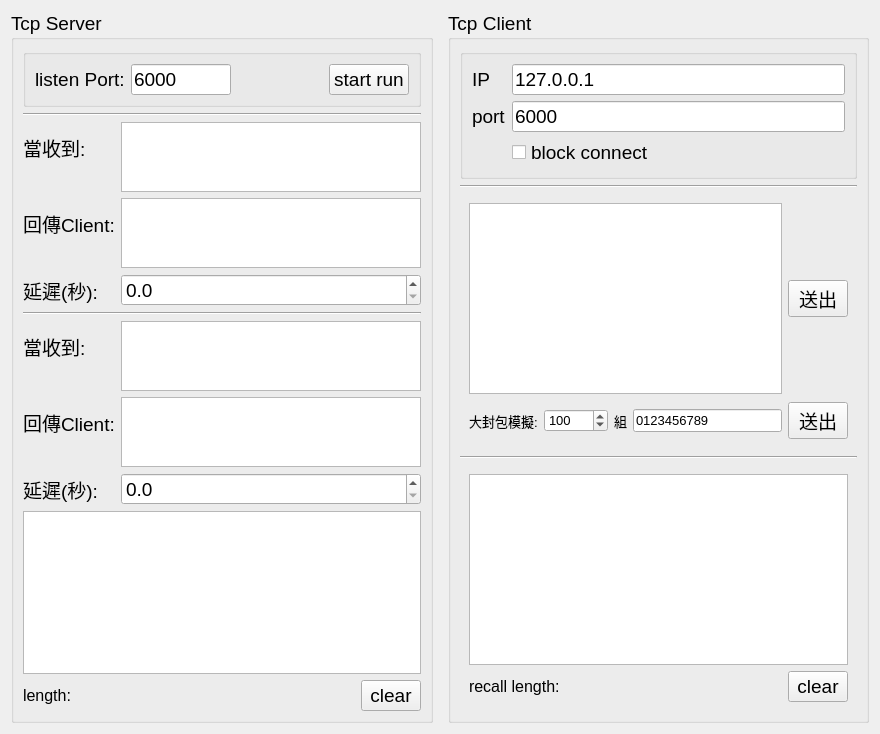
<?xml version="1.0" encoding="UTF-8"?>
<ui version="4.0">
 <class>TestTcp</class>
 <widget class="QWidget" name="TestTcp">
  <property name="geometry">
   <rect>
    <x>0</x>
    <y>0</y>
    <width>880</width>
    <height>719</height>
   </rect>
  </property>
  <property name="font">
   <font>
    <pointsize>14</pointsize>
   </font>
  </property>
  <property name="windowTitle">
   <string>Form</string>
  </property>
  <layout class="QGridLayout" name="gridLayout" columnstretch="1,1">
   <property name="horizontalSpacing">
    <number>15</number>
   </property>
   <item row="0" column="0">
    <widget class="QGroupBox" name="groupBox">
     <property name="title">
      <string>Tcp Server</string>
     </property>
     <layout class="QVBoxLayout" name="verticalLayout">
      <item>
       <widget class="QGroupBox" name="groupBox">
        <property name="sizePolicy">
         <sizepolicy hsizetype="Preferred" vsizetype="Fixed">
          <horstretch>0</horstretch>
          <verstretch>0</verstretch>
         </sizepolicy>
        </property>
        <layout class="QGridLayout" name="gridLayout_3">
         <item row="0" column="1">
          <widget class="QLineEdit" name="txPort">
           <property name="sizePolicy">
            <sizepolicy hsizetype="Fixed" vsizetype="Fixed">
             <horstretch>0</horstretch>
             <verstretch>0</verstretch>
            </sizepolicy>
           </property>
           <property name="minimumSize">
            <size>
             <width>100</width>
             <height>0</height>
            </size>
           </property>
           <property name="maximumSize">
            <size>
             <width>100</width>
             <height>16777215</height>
            </size>
           </property>
           <property name="text">
            <string>6000</string>
           </property>
          </widget>
         </item>
         <item row="0" column="3">
          <widget class="QPushButton" name="btnRunServer">
           <property name="text">
            <string>start run</string>
           </property>
           <property name="checkable">
            <bool>true</bool>
           </property>
          </widget>
         </item>
         <item row="0" column="0">
          <widget class="QLabel" name="label">
           <property name="text">
            <string>listen Port:</string>
           </property>
          </widget>
         </item>
         <item row="0" column="2">
          <spacer name="horizontalSpacer">
           <property name="orientation">
            <enum>Qt::Horizontal</enum>
           </property>
           <property name="sizeHint" stdset="0">
            <size>
             <width>40</width>
             <height>20</height>
            </size>
           </property>
          </spacer>
         </item>
        </layout>
       </widget>
      </item>
      <item>
       <widget class="Line" name="line_2">
        <property name="orientation">
         <enum>Qt::Horizontal</enum>
        </property>
       </widget>
      </item>
      <item>
       <widget class="QWidget" name="widget_3" native="true">
        <layout class="QFormLayout" name="formLayout">
         <property name="horizontalSpacing">
          <number>6</number>
         </property>
         <property name="verticalSpacing">
          <number>6</number>
         </property>
         <property name="leftMargin">
          <number>0</number>
         </property>
         <property name="topMargin">
          <number>0</number>
         </property>
         <property name="rightMargin">
          <number>0</number>
         </property>
         <property name="bottomMargin">
          <number>0</number>
         </property>
         <item row="0" column="0">
          <widget class="QLabel" name="label_2">
           <property name="text">
            <string>當收到:</string>
           </property>
          </widget>
         </item>
         <item row="0" column="1">
          <widget class="QTextEdit" name="txSetQuery">
           <property name="font">
            <font>
             <family>Arial</family>
             <pointsize>9</pointsize>
            </font>
           </property>
          </widget>
         </item>
         <item row="1" column="0">
          <widget class="QLabel" name="label_3">
           <property name="text">
            <string>回傳Client:</string>
           </property>
          </widget>
         </item>
         <item row="1" column="1">
          <widget class="QTextEdit" name="txSetReply">
           <property name="font">
            <font>
             <family>Arial</family>
             <pointsize>9</pointsize>
            </font>
           </property>
          </widget>
         </item>
         <item row="2" column="0">
          <widget class="QLabel" name="label_4">
           <property name="text">
            <string>延遲(秒):</string>
           </property>
          </widget>
         </item>
         <item row="2" column="1">
          <widget class="QDoubleSpinBox" name="sbSetDelay">
           <property name="decimals">
            <number>1</number>
           </property>
           <property name="maximum">
            <double>1000.000000000000000</double>
           </property>
          </widget>
         </item>
        </layout>
       </widget>
      </item>
      <item>
       <widget class="Line" name="line">
        <property name="orientation">
         <enum>Qt::Horizontal</enum>
        </property>
       </widget>
      </item>
      <item>
       <widget class="QWidget" name="widget_4" native="true">
        <layout class="QFormLayout" name="formLayout_2">
         <property name="horizontalSpacing">
          <number>6</number>
         </property>
         <property name="verticalSpacing">
          <number>6</number>
         </property>
         <property name="leftMargin">
          <number>0</number>
         </property>
         <property name="topMargin">
          <number>0</number>
         </property>
         <property name="rightMargin">
          <number>0</number>
         </property>
         <property name="bottomMargin">
          <number>0</number>
         </property>
         <item row="0" column="0">
          <widget class="QLabel" name="label_5">
           <property name="text">
            <string>當收到:</string>
           </property>
          </widget>
         </item>
         <item row="0" column="1">
          <widget class="QTextEdit" name="txSetQuery_2">
           <property name="font">
            <font>
             <family>Arial</family>
             <pointsize>9</pointsize>
            </font>
           </property>
          </widget>
         </item>
         <item row="1" column="0">
          <widget class="QLabel" name="label_6">
           <property name="text">
            <string>回傳Client:</string>
           </property>
          </widget>
         </item>
         <item row="1" column="1">
          <widget class="QTextEdit" name="txSetReply_2">
           <property name="font">
            <font>
             <family>Arial</family>
             <pointsize>9</pointsize>
            </font>
           </property>
          </widget>
         </item>
         <item row="2" column="0">
          <widget class="QLabel" name="label_7">
           <property name="text">
            <string>延遲(秒):</string>
           </property>
          </widget>
         </item>
         <item row="2" column="1">
          <widget class="QDoubleSpinBox" name="sbSetDelay_2">
           <property name="decimals">
            <number>1</number>
           </property>
           <property name="maximum">
            <double>1000.000000000000000</double>
           </property>
          </widget>
         </item>
        </layout>
       </widget>
      </item>
      <item>
       <widget class="QWidget" name="widget_2" native="true">
        <property name="minimumSize">
         <size>
          <width>0</width>
          <height>200</height>
         </size>
        </property>
        <layout class="QGridLayout" name="gridLayout_4">
         <property name="leftMargin">
          <number>0</number>
         </property>
         <property name="topMargin">
          <number>0</number>
         </property>
         <property name="rightMargin">
          <number>0</number>
         </property>
         <property name="bottomMargin">
          <number>0</number>
         </property>
         <property name="spacing">
          <number>6</number>
         </property>
         <item row="1" column="2">
          <widget class="QPushButton" name="btnClear">
           <property name="maximumSize">
            <size>
             <width>60</width>
             <height>16777215</height>
            </size>
           </property>
           <property name="text">
            <string>clear</string>
           </property>
          </widget>
         </item>
         <item row="0" column="0" colspan="3">
          <widget class="QTextEdit" name="txServerLog">
           <property name="font">
            <font>
             <family>Arial</family>
             <pointsize>9</pointsize>
            </font>
           </property>
           <property name="readOnly">
            <bool>true</bool>
           </property>
          </widget>
         </item>
         <item row="1" column="0">
          <widget class="QLabel" name="label_13">
           <property name="sizePolicy">
            <sizepolicy hsizetype="Fixed" vsizetype="Preferred">
             <horstretch>0</horstretch>
             <verstretch>0</verstretch>
            </sizepolicy>
           </property>
           <property name="font">
            <font>
             <pointsize>12</pointsize>
            </font>
           </property>
           <property name="text">
            <string>length:</string>
           </property>
          </widget>
         </item>
         <item row="1" column="1">
          <widget class="QLabel" name="lbServerLen">
           <property name="font">
            <font>
             <pointsize>12</pointsize>
            </font>
           </property>
           <property name="text">
            <string/>
           </property>
          </widget>
         </item>
        </layout>
       </widget>
      </item>
     </layout>
    </widget>
   </item>
   <item row="0" column="1">
    <widget class="QGroupBox" name="groupBox_2">
     <property name="title">
      <string>Tcp Client</string>
     </property>
     <layout class="QGridLayout" name="gridLayout_6">
      <item row="3" column="0">
       <widget class="QWidget" name="widget_5" native="true">
        <property name="minimumSize">
         <size>
          <width>0</width>
          <height>100</height>
         </size>
        </property>
        <layout class="QGridLayout" name="gridLayout_2">
         <item row="0" column="0">
          <widget class="QTextEdit" name="txInput">
           <property name="font">
            <font>
             <family>Arial</family>
             <pointsize>9</pointsize>
            </font>
           </property>
          </widget>
         </item>
         <item row="0" column="1">
          <widget class="QPushButton" name="btnClientSend">
           <property name="maximumSize">
            <size>
             <width>60</width>
             <height>16777215</height>
            </size>
           </property>
           <property name="text">
            <string>送出</string>
           </property>
          </widget>
         </item>
         <item row="1" column="0">
          <widget class="QWidget" name="widget" native="true">
           <property name="minimumSize">
            <size>
             <width>0</width>
             <height>40</height>
            </size>
           </property>
           <layout class="QHBoxLayout" name="horizontalLayout">
            <property name="leftMargin">
             <number>0</number>
            </property>
            <property name="rightMargin">
             <number>0</number>
            </property>
            <item>
             <widget class="QLabel" name="label_10">
              <property name="font">
               <font>
                <pointsize>10</pointsize>
               </font>
              </property>
              <property name="text">
               <string>大封包模擬:</string>
              </property>
             </widget>
            </item>
            <item>
             <widget class="QSpinBox" name="sbBigCount">
              <property name="font">
               <font>
                <pointsize>10</pointsize>
               </font>
              </property>
              <property name="minimum">
               <number>1</number>
              </property>
              <property name="maximum">
               <number>10000</number>
              </property>
              <property name="value">
               <number>100</number>
              </property>
             </widget>
            </item>
            <item>
             <widget class="QLabel" name="label_11">
              <property name="font">
               <font>
                <pointsize>10</pointsize>
               </font>
              </property>
              <property name="text">
               <string>組</string>
              </property>
             </widget>
            </item>
            <item>
             <widget class="QLineEdit" name="txBig">
              <property name="font">
               <font>
                <family>Arial</family>
                <pointsize>10</pointsize>
               </font>
              </property>
              <property name="text">
               <string>0123456789</string>
              </property>
             </widget>
            </item>
           </layout>
          </widget>
         </item>
         <item row="1" column="1">
          <widget class="QPushButton" name="btnSendBig">
           <property name="maximumSize">
            <size>
             <width>60</width>
             <height>16777215</height>
            </size>
           </property>
           <property name="text">
            <string>送出</string>
           </property>
          </widget>
         </item>
        </layout>
       </widget>
      </item>
      <item row="4" column="0">
       <widget class="Line" name="line_3">
        <property name="orientation">
         <enum>Qt::Horizontal</enum>
        </property>
       </widget>
      </item>
      <item row="2" column="0">
       <widget class="Line" name="line_4">
        <property name="orientation">
         <enum>Qt::Horizontal</enum>
        </property>
       </widget>
      </item>
      <item row="0" column="0">
       <widget class="QGroupBox" name="groupBox_6">
        <layout class="QFormLayout" name="formLayout_3">
         <item row="0" column="0">
          <widget class="QLabel" name="label_8">
           <property name="text">
            <string>IP</string>
           </property>
          </widget>
         </item>
         <item row="0" column="1">
          <widget class="QLineEdit" name="txIp">
           <property name="text">
            <string>127.0.0.1</string>
           </property>
          </widget>
         </item>
         <item row="1" column="0">
          <widget class="QLabel" name="label_9">
           <property name="text">
            <string>port</string>
           </property>
          </widget>
         </item>
         <item row="1" column="1">
          <widget class="QLineEdit" name="txPort_2">
           <property name="text">
            <string>6000</string>
           </property>
          </widget>
         </item>
         <item row="2" column="1">
          <widget class="QCheckBox" name="cbBlock">
           <property name="text">
            <string>block connect</string>
           </property>
          </widget>
         </item>
        </layout>
       </widget>
      </item>
      <item row="5" column="0">
       <widget class="QWidget" name="widget_7" native="true">
        <property name="minimumSize">
         <size>
          <width>0</width>
          <height>100</height>
         </size>
        </property>
        <layout class="QGridLayout" name="gridLayout_5">
         <item row="0" column="0" colspan="3">
          <widget class="QTextEdit" name="txOutput">
           <property name="font">
            <font>
             <family>Arial</family>
             <pointsize>9</pointsize>
            </font>
           </property>
           <property name="readOnly">
            <bool>true</bool>
           </property>
          </widget>
         </item>
         <item row="1" column="2">
          <widget class="QPushButton" name="btnClientLogClear">
           <property name="maximumSize">
            <size>
             <width>60</width>
             <height>16777215</height>
            </size>
           </property>
           <property name="text">
            <string>clear</string>
           </property>
          </widget>
         </item>
         <item row="1" column="0">
          <widget class="QLabel" name="label_12">
           <property name="sizePolicy">
            <sizepolicy hsizetype="Fixed" vsizetype="Preferred">
             <horstretch>0</horstretch>
             <verstretch>0</verstretch>
            </sizepolicy>
           </property>
           <property name="font">
            <font>
             <pointsize>12</pointsize>
            </font>
           </property>
           <property name="text">
            <string>recall length:</string>
           </property>
          </widget>
         </item>
         <item row="1" column="1">
          <widget class="QLabel" name="lbClientLen">
           <property name="font">
            <font>
             <pointsize>12</pointsize>
            </font>
           </property>
           <property name="text">
            <string/>
           </property>
          </widget>
         </item>
        </layout>
       </widget>
      </item>
     </layout>
    </widget>
   </item>
  </layout>
 </widget>
 <resources/>
 <connections/>
</ui>
